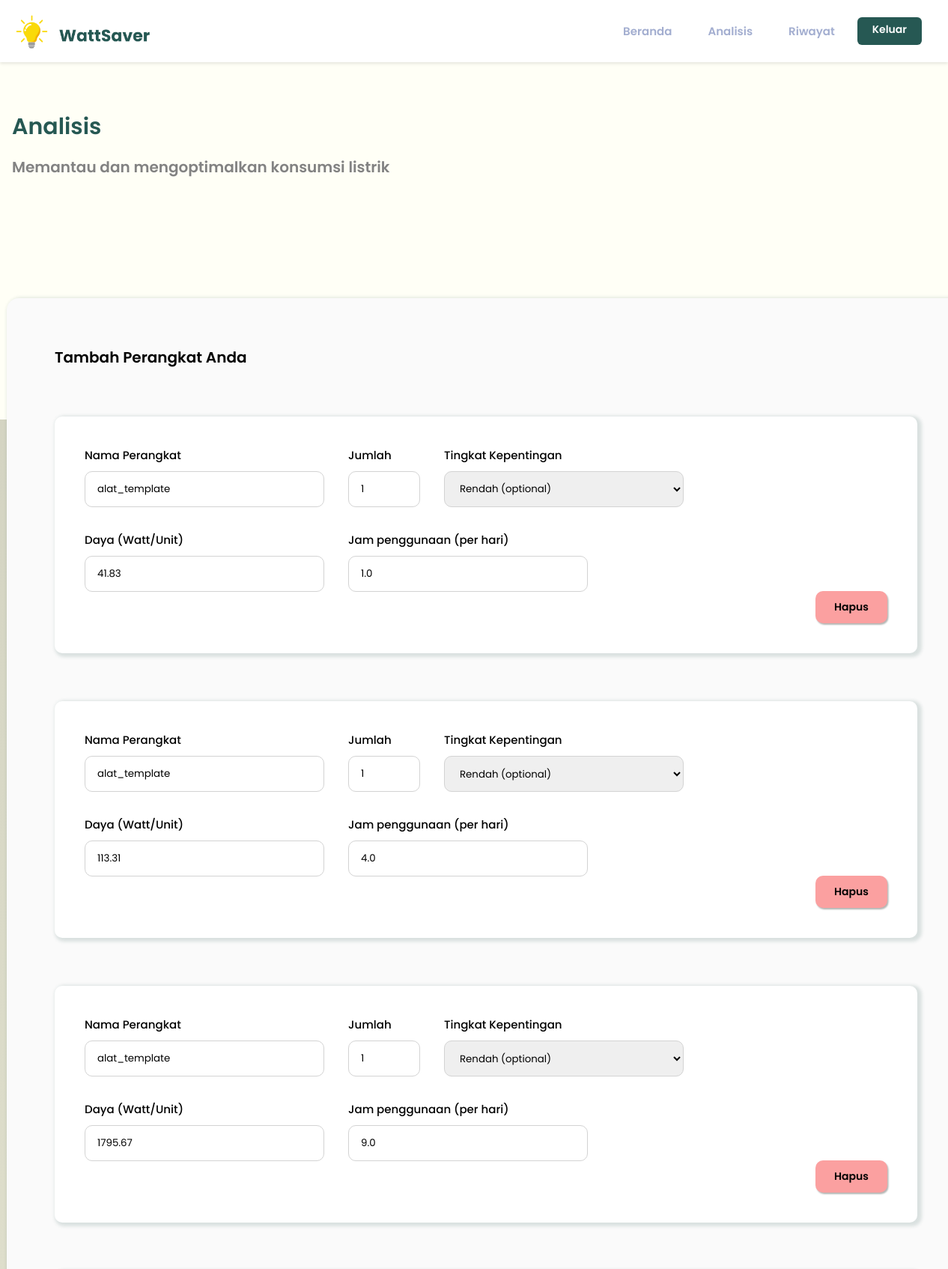
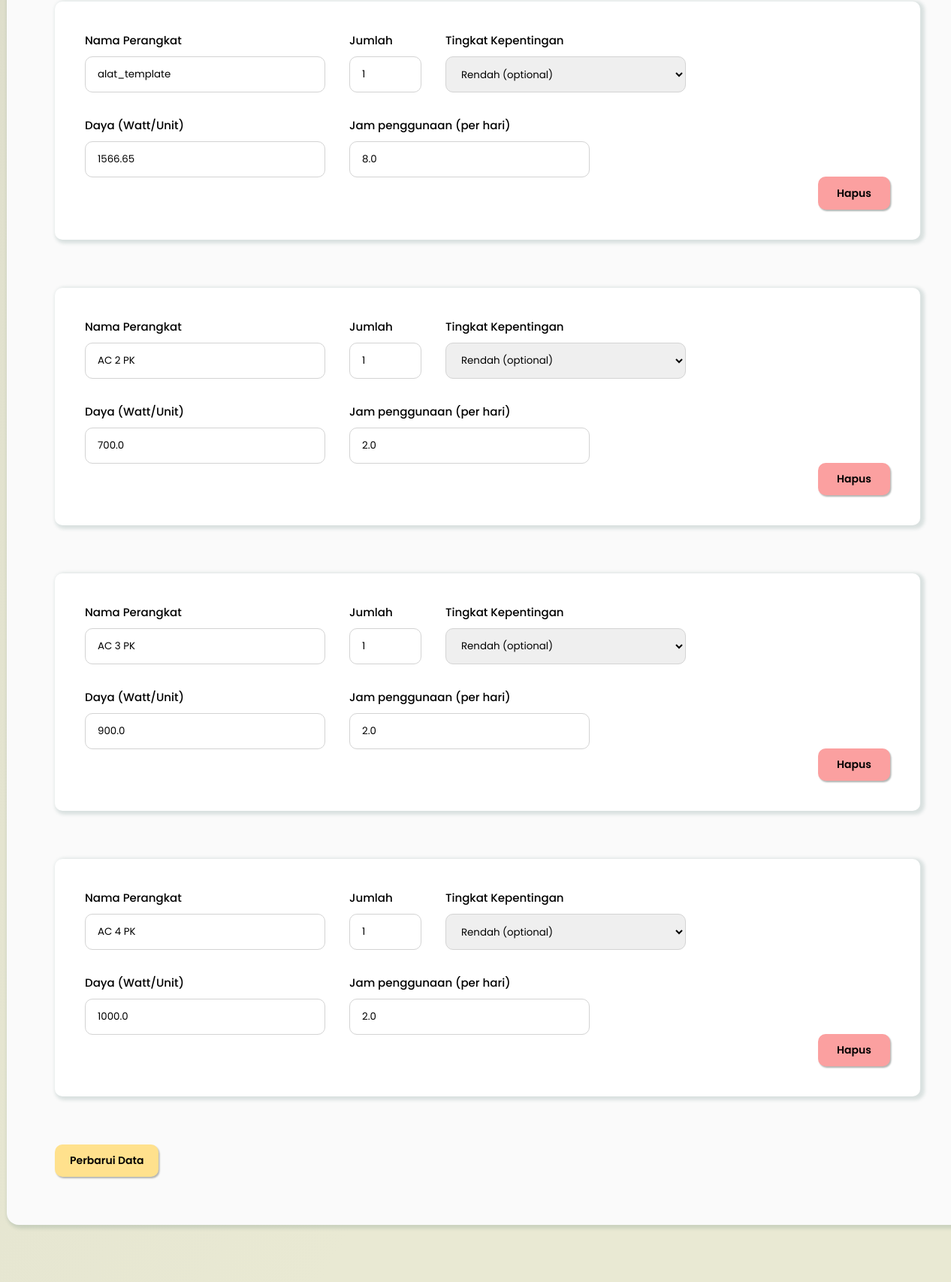
The page /edit.html (signed in, upper part) on the database its author committed (2 pictures, top to bottom).
### tables this page shows
CREATE TABLE "Alat_rendah" (
	"alat_id"	CHAR(50) NOT NULL,
	"nama_alat"	TEXT NOT NULL DEFAULT 'alat_template',
	"rumah_id"	CHAR(50) NOT NULL,
	"watt"	INTEGER NOT NULL,
	"jumlah_alat"	INTEGER NOT NULL,
	"waktu_penggunaan"	INTEGER NOT NULL,
	"total_biaya"	INTEGER NOT NULL,
	"tingkat_kepentingan"	INTEGER NOT NULL DEFAULT 1,
	PRIMARY KEY("alat_id"),
	FOREIGN KEY("rumah_id") REFERENCES "Rumah"("rumah_id")
);

CREATE TABLE "Alat_tinggi" (
	"alat_id"	CHAR(50) NOT NULL,
	"nama_alat"	TEXT NOT NULL DEFAULT 'alat_template',
	"rumah_id"	CHAR(50) NOT NULL,
	"watt"	INTEGER NOT NULL,
	"jumlah_alat"	INTEGER NOT NULL,
	"waktu_penggunaan"	INTEGER NOT NULL,
	"total_biaya"	INTEGER NOT NULL,
	"tingkat_kepentingan"	INTEGER NOT NULL DEFAULT 1,
	PRIMARY KEY("alat_id"),
	FOREIGN KEY("rumah_id") REFERENCES "Rumah"("rumah_id")
);

### server.py (the view)
@app.route('/edit.html', methods=['GET'])
def edit():
    from_page = request.args.get('from_page', '')
    print(f'nav dari {from_page}')
    user_id = session.get('user_id')
    devices = get_table_devices(user_id)
    return render_template('edit.html', devices=devices)

### server.py (called while the page is built)
def get_db():
    conn = sqlite3.connect('WattSaverDB-newest.db')
    return conn

@app.context_processor
def inject_logged_in():
    return dict(logged_in =('username' in session))

def rupiah_format(amount):
    return f"{amount:,.0f}".replace(",", ".")

### templates/edit.html (shortened to what this page needs)
<!DOCTYPE html>
<html lang="en">
<head>
        <link rel="stylesheet" href="{{ url_for('static', filename='css/styles.css')}}">
        <link rel="stylesheet" href="{{ url_for('static', filename='css/analisis.css')}}">
        <link rel="stylesheet" href="{{ url_for('static', filename='css/edit.css')}}">
</head>
<body>
    <header>
        <nav class="navbar">
            <div class="navbar-logged-in">
                <img src="{{ url_for('static', filename='assets/logo-nobg.png')}}" alt="logo+icon" class="logo">
                <div class="nav-links">
                    <a href="{{url_for('index')}}" data-page="beranda" class="active">Beranda</a>
                    <a href="{{url_for('analisis')}}" data-page="analisis">Analisis</a>
                    <a href="{{url_for('history')}}" data-page="history">Riwayat</a>
                </div>
                <a class="btn-green" id="keluar">Keluar</a>
            </div>
        </nav>
    </header>
    <section id="hero-section">
        <h1>Analisis</h1>
        <h4>Memantau dan mengoptimalkan konsumsi listrik</h4>
    </section>
    <div class="container-box"  id="add-device-form">
        <h3>Tambah Perangkat Anda</h3>
    <form id="device-form" method="POST" action="{{ url_for('update_device') }}">
    {%if devices%}
        {% for device in devices %}
        <div class="new-device">
            <div class="input-form">
                <label for="name-device">Nama Perangkat</label>
                <input type="text" name="nama_{{ loop.index }}" placeholder="kulkas" value="{{device.nama | default(kulkas)}}"></input>
            </div>
            <div class="input-form" id="jml">
                <label for="jml-device">Jumlah</label>
                <input type="number" class="form-control-counter-input" name="jumlah_{{ loop.index }}" value="{{device.jumlah | default(1)}}" min="1">
            </div>
            <div class="input-form" id="jml">
                <label for="kepentingan">Tingkat Kepentingan</label>
                <select class="form-select" name="kepentingan_{{ loop.index }}" aria-label="Default select example">
                    <option value="1" {% if device.kepentingan == 'Rendah' %}selected{% endif %}>Rendah (optional)</option>
                </select>
            </div>
            <div class="input-form">
                <label for="daya">Daya (Watt/Unit)</label>
                <input type="number" name="watt_{{ loop.index }}" placeholder="100" value="{{device.watt | default(100)}}"></input>
            </div>
            <div class="input-form">
                <label for="time-use">Jam penggunaan (per hari)</label>
                <input type="number" name="jam_{{ loop.index }}" placeholder="3" value="{{device.waktu_penggunaan | default(3)}}"></input>
            </div>
            <button type="button" class="btn-red" onclick="deleteDevice('{{ device.alat_id }}', '{{ device.status }}')">Hapus</button>
        </div>
        {%endfor%}
        {%endif%}
        <button id="update-device-btn" class="btn-yellow">Perbarui Data</button>
    </form>
    </div>
</body>
</html>

### static/css/styles.css (style rules this page uses)
* { padding: 0; margin: 0; scroll-behavior: smooth; text-decoration: none; border: none; outline: none; font-family: "Poppins"; box-sizing: border-box; text-decoration: none; }
:root { --btn-green: #265853; --light-orange: #FFF2D1; --blue-link: #1E4AE9; }
body { max-width: 100vw; min-height: 100vh; margin: 0 auto; overflow-x: hidden; }
header { width: 100vw; max-width: none; background-color: white; backdrop-filter: blur(2px); position: sticky; top: 0; left: 0; right: 0; z-index: 1000; box-shadow: 0 2px 4px rgba(0, 0, 0, 0.1); backdrop-filter: blur(10px); }
.logo { width: 180px; }
.navbar { flex-wrap: wrap; justify-content: space-between; display: flex; align-items: center; padding: 5px 20px; font-size: 15px; width: 100%; max-width: 1400px; margin: 0 auto; }
.navbar-logged-in, .navbar-guest { display: flex; justify-content: space-between; align-items: center; width: 100%; padding: 10px; padding-left: 0; padding-right: 0; box-sizing: border-box; align-items: center; }
.nav-links { display: flex; align-items: center; justify-items: center; gap: 18px; font-weight: 500; text-align: center; margin-left: auto; padding-top: 10px; z-index: 1000; }
.navbar-logged-in a { text-decoration: none; color: #A3AED0; margin: 0 15px; font-weight: 600; border-bottom: 10px solid transparent; display: flex; align-items: center; justify-content: center; }
#keluar { color: white; padding-bottom: 0; justify-content: center; align-items: center; text-decoration: none; }
.btn-green { background-color: var(--btn-green); border-radius: 6px; padding: 6px; padding-left: 20px; padding-right: 20px; font-size: 14px; font-weight: 500; color: white; cursor: pointer; transition: var(--btn-green) 0.3s ease; border: none; min-width: 36px; }
img { max-width: 100%; height:auto; }

### static/css/edit.css (style rules this page uses)
* { padding: 0; margin: 0; scroll-behavior: smooth; text-decoration: none; border: none; outline: none; font-family: "Poppins"; box-sizing: border-box; text-decoration: none; }
:root { --btn-green: #265853; --btn-yellow: #FFE18D; --btn-red: #FBA0A0; --light-orange: #FFF2D1; --blue-link: #1E4AE9; --main-background: #FFFFF6; --light-green: #D2E6E4; --gradient-color-1: #E9E9D3; --gradient-color-2: #E1E1CE; --gradient-color-3: #CFCFBE; }
body { max-width: 100vw; min-height: 100vh; margin: 0; overflow-x: hidden; display: flex; flex-direction: column; align-items: center; background-color: #FFFFF6; background-image: linear-gradient(to bottom, #FFFFF6 0%, #FFFFF6 70vh, transparent 40vh), linear-gradient(-59deg, #E9E9D3 30%, #E1E1CE 65%, #CFCFBE 100%); background-size: 100% 100%, 100% 100%; background-attachment: scroll, scroll; background-repeat: no-repeat, no-repeat; background-position: top center, center center; }
.btn-red { background-color: var(--btn-red); text-decoration: none; align-items: center; border-radius: 10px; border-color: gray; width: 6rem; height: 2.7rem; padding: 3px; padding-left: 1.5rem; padding-right: 1.5rem; grid-column: 3; grid-row: 2; margin-top: 5rem; margin-left: 9rem; font-size: 14px; font-weight: 560; color: black; cursor: pointer; transition: var(--btn-red) 0.3s ease; border: none; box-shadow: 1.5px 2px 2px rgb(180, 182, 180) }

### rows shown on the page
Alat_rendah: nama "alat_template", watt "41.83", waktu_penggunaan "1.0"
Alat_rendah: nama "alat_template", jumlah "1", watt "113.31", waktu_penggunaan "4.0"
Alat_tinggi: nama "alat_template", jumlah "1", watt "1795.67", waktu_penggunaan "9.0"
Alat_tinggi: nama "alat_template", jumlah "1", watt "1566.65", waktu_penggunaan "8.0"
Alat_tinggi: nama "AC 2 PK", jumlah "1", watt "700.0", waktu_penggunaan "2.0"
Alat_tinggi: nama "AC 3 PK", jumlah "1", watt "900.0", waktu_penggunaan "2.0"
Alat_tinggi: nama "AC 4 PK", jumlah "1", watt "1000.0", waktu_penggunaan "2.0"
